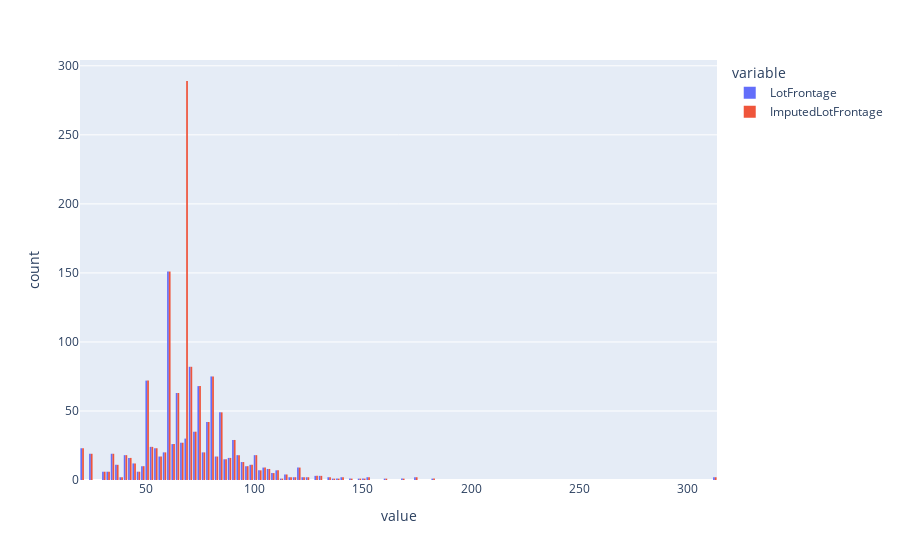

This figure's notebook cell:
### Code cell
import plotly.express as px

lf = pd.concat((df.loc[:, ['LotFrontage']], imputed_lotfrontage))
px.histogram(lf, barmode='group')

### Figure 1 — Plotly figure (JSON) as saved in the notebook; plotly's stock layout.template omitted (floating-point values rounded to 4 significant figures; data arrays with more than 128 entries replaced by an {"elided": "..."} marker saying what was removed)
{"data": [{"alignmentgroup": "True", "bingroup": "x", "hovertemplate": "variable=LotFrontage<br>value=%{x}<br>count=%{y}<extra></extra>", "legendgroup": "LotFrontage", "marker": {"color": "#636efa", "pattern": {"shape": ""}}, "name": "LotFrontage", "offsetgroup": "LotFrontage", "orientation": "v", "showlegend": true, "type": "histogram", "x": {"elided": "2920 int values"}, "xaxis": "x", "yaxis": "y"}, {"alignmentgroup": "True", "bingroup": "x", "hovertemplate": "variable=ImputedLotFrontage<br>value=%{x}<br>count=%{y}<extra></extra>", "legendgroup": "ImputedLotFrontage", "marker": {"color": "#EF553B", "pattern": {"shape": ""}}, "name": "ImputedLotFrontage", "offsetgroup": "ImputedLotFrontage", "orientation": "v", "showlegend": true, "type": "histogram", "x": {"elided": "2920 int values"}, "xaxis": "x", "yaxis": "y"}], "layout": {"barmode": "group", "legend": {"title": {"text": "variable"}, "tracegroupgap": 0}, "margin": {"t": 60}, "xaxis": {"anchor": "y", "domain": [0, 1], "title": {"text": "value"}}, "yaxis": {"anchor": "x", "domain": [0, 1], "title": {"text": "count"}}}}
